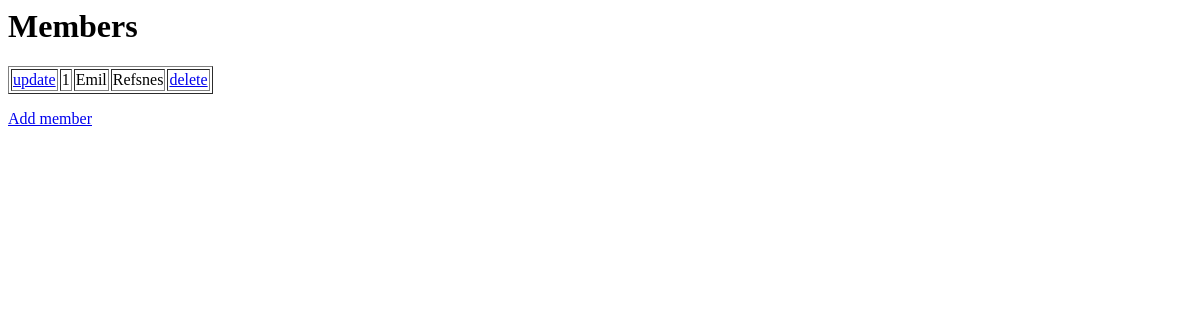
Page /members/ on the earlier database version.
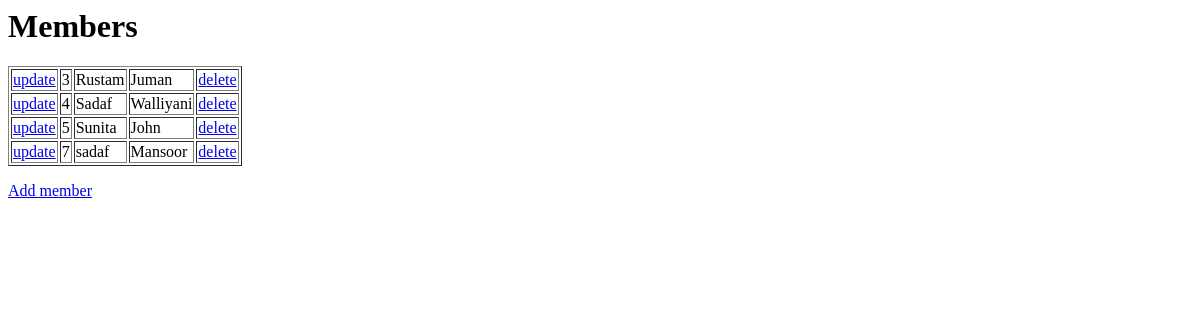
Same page on the later database version.
### members/models.py (models this page shows)
class Members(models.Model):
  firstname = models.CharField(max_length=255)
  lastname = models.CharField(max_length=255)

### members/views.py (the view)
# urls.py: path('', views.index, name='index'),
def index(request):
  mymembers = Members.objects.all().values()
  template = loader.get_template('index.html')
  context = {
    'mymembers': mymembers,
  }
  return HttpResponse(template.render(context,request))

### members/templates/index.html
<h1>Members</h1>
<table border="1">
{% for x in mymembers %}
<tr>
<td><a href="update/{{ x.id }}">update</a></td>
<td>{{ x.id }}</td>
<td>{{ x.firstname }}</td>
<td>{{ x.lastname }}</td>
<td><a href="delete/{{x.id}}"> delete </a></td>
</tr>
{% endfor %}
</table>
<p>
    <a href="add/">Add member</a>
</p>

Differences in the rows shown:
removed Members: id "1", firstname "Emil", lastname "Refsnes"
added Members: id "3", firstname "Rustam", lastname "Juman"
added Members: id "4", firstname "Sadaf", lastname "Walliyani"
added Members: id "5", firstname "Sunita", lastname "John"
added Members: id "7", firstname "sadaf", lastname "Mansoor"
